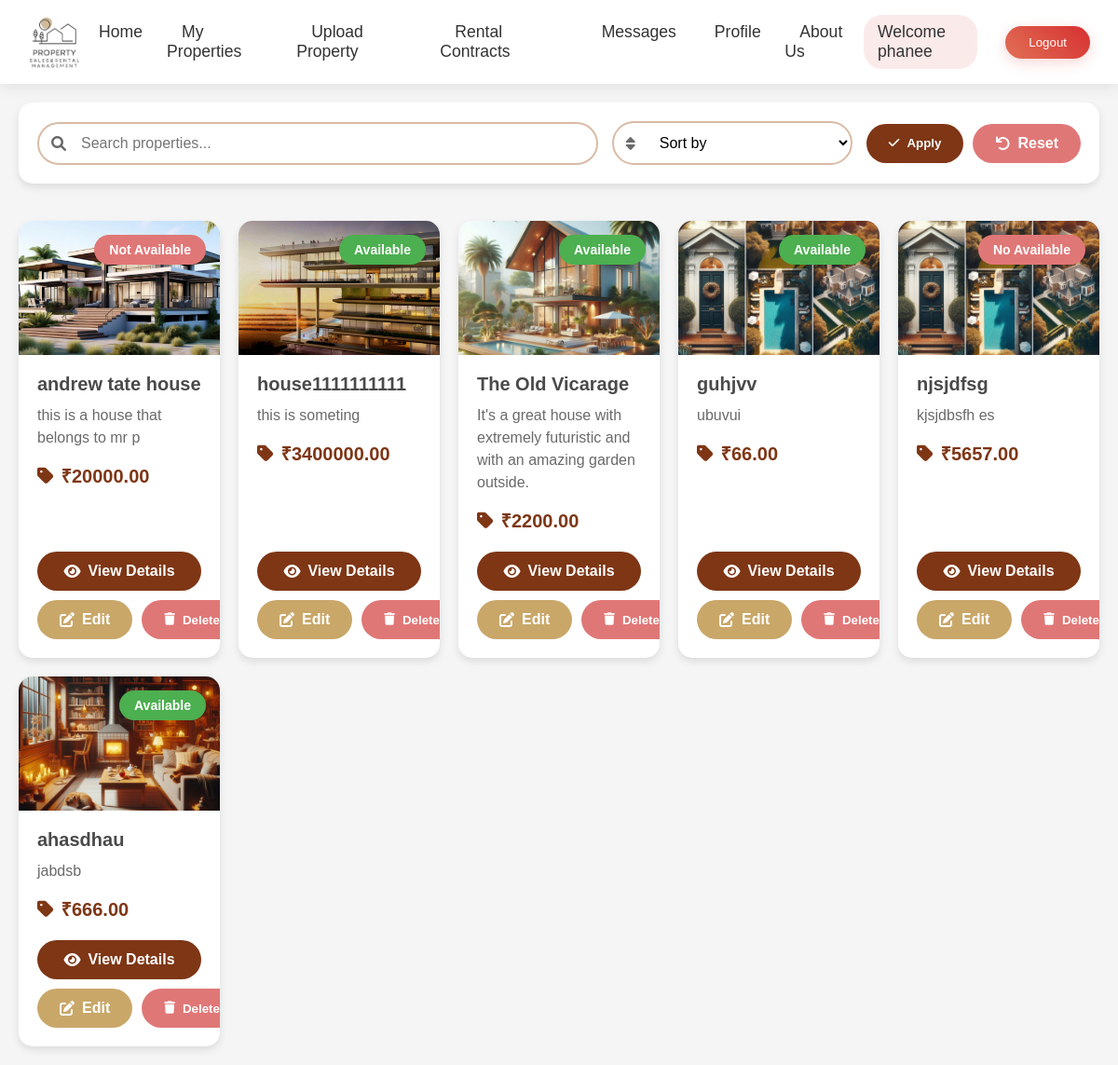
The page /ownerapp/property_list/ (signed in) on the database its author committed.
### ownerapp/models.py (models this page shows, shortened)
class Property(models.Model):
    PROPERTY_TYPE_CHOICES = [
        ('Rent', 'Rent'),
        ('Sale', 'Sale'),
    ]
    title = models.CharField(max_length=200)
    image = models.ImageField(upload_to='property_images/')
    image_2 = models.ImageField(upload_to='property_images/', blank=True, null=True)
    image_3 = models.ImageField(upload_to='property_images/', blank=True, null=True)
    overview = models.TextField(max_length=100)
    location = models.CharField(max_length=200)
    address = models.TextField(max_length=300, blank=True, null=True)  # New address field
    property_type = models.CharField(max_length=10, choices=PROPERTY_TYPE_CHOICES, default='Rent')
    price = models.DecimalField(max_digits=10, decimal_places=2)
    description = models.TextField()
    size = models.PositiveIntegerField()  # Property size in square feet
    bedrooms = models.PositiveIntegerField()
    bathrooms = models.PositiveIntegerField()
    parking = models.CharField(max_length=20)  # Available / Not Available
    year_built = models.PositiveIntegerField()
    flooring_type = models.CharField(max_length=100)
    owner_name = models.CharField(max_length=100, default='Unknown Owner')
    email = models.EmailField()
    phone = models.CharField(max_length=15)
    occupancy_status = models.CharField(max_length=20, default='Available')
    owner = models.ForeignKey(User, on_delete=models.CASCADE, related_name='properties', default=1)

### ownerapp/views.py (the view)
# urls.py: path('property_list/', views.property_list, name='property_list'),
@login_required
def property_list(request):
    search_query = request.GET.get('search', '')
    filter_option = request.GET.get('filter', '')
    user_type = None
    properties = Property.objects.none()  # Start with an empty queryset
    if request.user.username == 'admin' and authenticate(username='admin', password='admin'):
        user_type = 'admin'
        properties = Property.objects.all()  # Admin sees all properties
    elif OwnerUser.objects.filter(user=request.user).exists():
        user_type = 'owner'
        properties = Property.objects.filter(owner=request.user)  # Only show properties uploaded by the owner
    if search_query:
        properties = properties.filter(
            Q(title__icontains=search_query) |
            Q(location__icontains=search_query) |
            Q(description__icontains=search_query)
        )
    if filter_option:
        if filter_option == 'price_asc':
            properties = properties.order_by('price')  # Price low to high
        elif filter_option == 'price_desc':
            properties = properties.order_by('-price')  # Price high to low
    context = {
        'properties': properties,
        'user_type': user_type,  # Pass the user type to the template for navbar logic
    }
    return render(request, 'ownerApp/property_list.html', context)

### templates/ownerApp/property_list.html (shortened to what this page needs)
{% load static %}
<html lang="en">
<head>
    <link rel="stylesheet" href="https://cdnjs.cloudflare.com/ajax/libs/font-awesome/6.0.0/css/all.min.css">
    <link rel="stylesheet" href="{% static 'css/ownerApp/property_list.css' %}">
    <link rel="stylesheet" href="{% static 'css/adminApp/homepage.css' %}">
</head>
<body>
    {% if user_type == 'admin' %}
        {% include 'Navbar/adminNavBar.html' %}
    {% elif user_type == 'owner' %}
        {% include 'Navbar/ownerNavBar.html' %}
    {% elif user_type == 'tenant' %}
        {% include 'Navbar/tenentNavBar.html' %}
    {% endif %}
    <div class="search-filter-container">
        <form method="GET" action="{% url 'ownerapp:property_list' %}" class="search-form">
            <div class="search-input-group">
                <div class="search-wrapper">
                    <i class="fas fa-search search-icon"></i>
                    <input type="text" name="search"
                           placeholder="Search properties..."
                           value="{{ request.GET.search }}"
                           aria-label="Search properties">
                </div>
                <div class="filter-wrapper">
                    <i class="fas fa-sort filter-icon"></i>
                    <select name="filter" id="filter" aria-label="Sort properties">
                        <option value="">Sort by</option>
                    </select>
                </div>
                <div class="button-container">
                    <button type="submit" class="view-details">
                        <i class="fas fa-check"></i> Apply
                    </button>
                    <a href="{% url 'ownerapp:property_list' %}" class="reset-button">
                        <i class="fas fa-undo"></i> Reset
                    </a>
                </div>
            </div>
        </form>
    </div>
    <div class="property-list">
        {% for property in properties %}
        <div class="property-card">
            <div class="property-image-container">
                <img src="{{ property.image.url }}"
                     alt="{{ property.title }}"
                     class="property-image"
                     loading="lazy">
                <div class="property-status">
                    <span class="status-badge {% if property.occupancy_status == 'Available' %}available{% else %}occupied{% endif %}">
                        {{ property.occupancy_status }}
                    </span>
                </div>
            </div>
            <div class="property-details">
                <h3>{{ property.title }}</h3>
                <p class="property-description">
                    {{ property.overview|slice:":80" }}{% if property.overview|length > 80 %}...{% endif %}
                </p>
                <div class="property-info">
                    <p class="price"><i class="fas fa-tag"></i> <strong>₹{{ property.price }}</strong></p>
                </div>
                <div class="property-actions">
                    <a href="{% url 'ownerapp:property_detail' property.pk %}" class="view-details">
                        <i class="fas fa-eye"></i> View Details
                    </a>
                    {% if request.user == property.owner or user_type == 'admin' %}
                    <div class="admin-actions">
                        <a href="{% url 'ownerapp:edit_property' property.pk %}" class="view-details-edit">
                            <i class="fas fa-edit"></i> Edit
                        </a>
                        <button class="delete-button"
                                data-property-id="{{ property.pk }}"
                                data-url="{% url 'ownerapp:delete_property' property.pk %}">
                            <i class="fas fa-trash"></i> Delete
                        </button>
                    </div>
                    {% endif %}
                </div>
            </div>
        </div>
        {% empty %}
        <div class="no-properties">
            <i class="fas fa-home"></i>
            <p>No properties found.</p>
        </div>
        {% endfor %}
    </div>
</body>
</html>

### templates/Navbar/ownerNavBar.html (shortened to what this page needs)
{% load static %}
<header>
    <div class="logo">
        <a href="{% url 'ownerapp:ownerhomepage' %}">
            <img src="{% static 'images/logo.png' %}" alt="PS6 Logo">
        </a>
    </div>
    <nav>
        <ul>
            <li><a href="{% url 'ownerapp:ownerhomepage' %}">Home</a></li>
            <li><a href="{% url 'ownerapp:property_list'  %}">My Properties</a></li>
            <li><a href="{% url 'ownerapp:upload_property'  %}">Upload Property</a></li>
            <li><a href="{% url 'ownerapp:rental_contract' %}">Rental Contracts</a></li>
            <li><a href="{% url 'ownerapp:owner_messages' %}">Messages</a></li>
            <li><a href="{% url 'ownerapp:owner_profile' %}">Profile</a></li>
            <li><a href="{% url 'ownerapp:about_us' %}">About Us</a></li>
        </ul>
    </nav>
    <div class="auth-buttons">
        {% if user.is_authenticated %}
            <span class="welcome-message">Welcome {{ user.username }}</span>
            <form action="{% url 'adminapp:logout_view' %}" method="POST" style="display:inline;">
                <button type="submit" class="logout-btn">Logout</button>
            </form>
        {% else %}
            <a href="{% url 'ownerapp:login_or_register' %}" class="login-btn">Login/Register</a>
        {% endif %}
    </div>
</header>

### static/css/ownerApp/property_list.css (style rules this page uses)
:root { --primary-color: #C9A769; --secondary-color: #7e3615; --accent-color: #D2A854; --danger-color: #E07777; --success-color: #4CAF50; --background-color: #F3F3F3; --card-background: #FFFFFF; --text-primary: #4A4A4A; --text-secondary: #6A6A6A; --border-color: #D9BBA6; --shadow-sm: 0 4px 8px rgba(0, 0, 0, 0.1); --shadow-md: 0 8px 16px rgba(0, 0, 0, 0.15); --transition: all 0.3s ease; }
body { font-family: 'Arial', sans-serif; background-color: var(--background-color); color: var(--text-primary); margin: 0; padding: 0; min-height: 100vh; }
.search-filter-container { background-color: var(--card-background); padding: 20px; margin: 20px; border-radius: 15px; box-shadow: var(--shadow-sm); }
.search-input-group { display: flex; align-items: center; gap: 15px; flex-wrap: wrap; }
.search-wrapper { position: relative; flex: 7; }
.filter-wrapper { position: relative; flex: 3; }
.search-icon, .filter-icon { position: absolute; left: 15px; top: 50%; transform: translateY(-50%); color: var(--text-secondary); z-index: 1; }
input[type="text"], select { width: 100%; padding: 12px 20px 12px 45px; border: 2px solid var(--border-color); border-radius: 30px; font-size: 1rem; transition: var(--transition); background-color: white; }
.property-list { display: grid; grid-template-columns: repeat(5, 1fr); gap: 20px; padding: 20px; margin: 0 auto; max-width: 1800px; }
.property-card { background-color: white; border-radius: 15px; overflow: hidden; box-shadow: var(--shadow-sm); transition: var(--transition); display: flex; flex-direction: column; max-width: 320px; width: 100%; margin: 0 auto; }
.property-image-container { position: relative; width: 100%; padding-top: 66.67%; }
.property-image { position: absolute; top: 0; left: 0; width: 100%; height: 100%; object-fit: cover; transition: var(--transition); }
.status-badge { position: absolute; top: 15px; right: 15px; padding: 8px 16px; border-radius: 20px; font-size: 0.875rem; font-weight: 600; color: white; z-index: 1; }
.status-badge.available { background-color: var(--success-color); }
.status-badge.occupied { background-color: var(--danger-color); }
.property-details { padding: 20px; flex-grow: 1; display: flex; flex-direction: column; }
.property-details h3 { margin: 0 0 10px; color: var(--text-primary); font-size: 1.25rem; }
.property-description { color: var(--text-secondary); margin-bottom: 15px; line-height: 1.5; }
.property-info { margin-bottom: 20px; }
.price { font-size: 1.25rem; color: var(--secondary-color); display: flex; align-items: center; gap: 8px; }
.button-container { display: flex; gap: 10px; }
.view-details, .view-details-edit, .delete-button, .reset-button { display: inline-flex; align-items: center; justify-content: center; gap: 8px; padding: 12px 24px; border-radius: 30px; font-weight: 600; text-decoration: none; transition: var(--transition); border: none; cursor: pointer; }
.view-details { background-color: var(--secondary-color); color: white; }
.view-details-edit { background-color: var(--primary-color); color: white; }
.delete-button { background-color: var(--danger-color); color: white; }
.reset-button { background-color: var(--danger-color); color: white; }
.property-actions { margin-top: auto; display: flex; flex-direction: column; gap: 10px; }
.admin-actions { display: flex; gap: 10px; }

### rows shown on the page
Property: image (picture), occupancy_status "Not Available", title "andrew tate house", overview "this is a house that belongs to mr p", price "20000.00"
Property: image (picture), occupancy_status "Available", title "house1111111111", overview "this is someting", price "3400000.00"
Property: image (picture), occupancy_status "Available", title "The Old Vicarage", overview "It's a great house with extremely futuristic and with an amazing garden outside.", price "2200.00"
Property: image (picture), occupancy_status "Available", title "guhjvv", overview "ubuvui", price "66.00"
Property: image (picture), occupancy_status "No Available", title "njsjdfsg", overview "kjsjdbsfh es", price "5657.00"
Property: image (picture), occupancy_status "Available", title "ahasdhau", overview "jabdsb", price "666.00"

### other values the page prints
{{ user.username }} "phanee"
